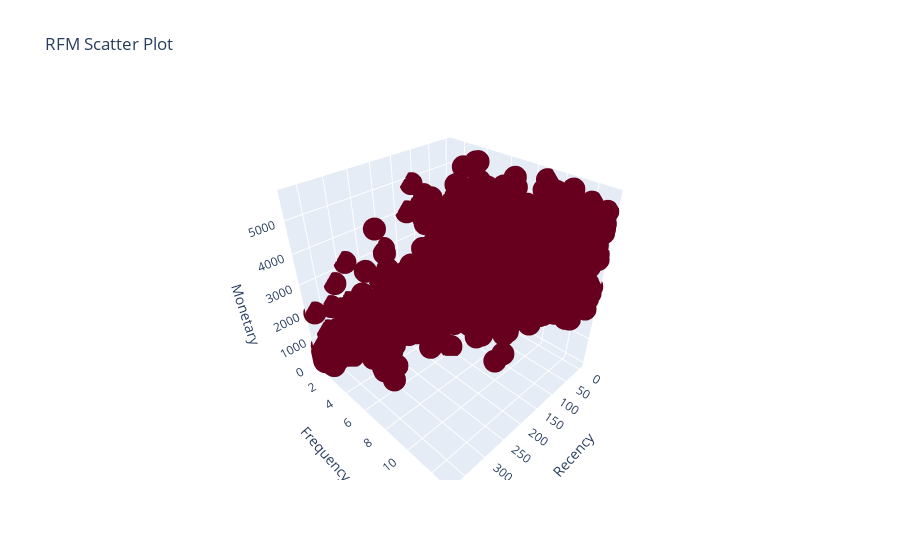

The notebook cell saved with this chart:
### Markdown cell above
Now let's look at our data:

### Code cell
fig = px.scatter_3d(
    rfm_filtered, x='Recency', y='Frequency', z='Monetary',
    title="RFM Scatter Plot", color_discrete_sequence=px.colors.sequential.RdBu)
fig.show()

### Figure 1 — Plotly figure (JSON) as saved in the notebook; plotly's stock layout.template omitted (floating-point values rounded to 4 significant figures; data arrays with more than 128 entries replaced by an {"elided": "..."} marker saying what was removed)
{"data": [{"hovertemplate": "Recency=%{x}<br>Frequency=%{y}<br>Monetary=%{z}<extra></extra>", "legendgroup": "", "marker": {"color": "rgb(103,0,31)", "symbol": "circle"}, "mode": "markers", "name": "", "scene": "scene", "showlegend": false, "type": "scatter3d", "x": {"elided": "4044 int values"}, "y": {"elided": "4044 int values"}, "z": {"elided": "4044 float values"}}], "layout": {"legend": {"tracegroupgap": 0}, "scene": {"domain": {"x": [0, 1], "y": [0, 1]}, "xaxis": {"title": {"text": "Recency"}}, "yaxis": {"title": {"text": "Frequency"}}, "zaxis": {"title": {"text": "Monetary"}}}, "title": {"text": "RFM Scatter Plot"}}}
